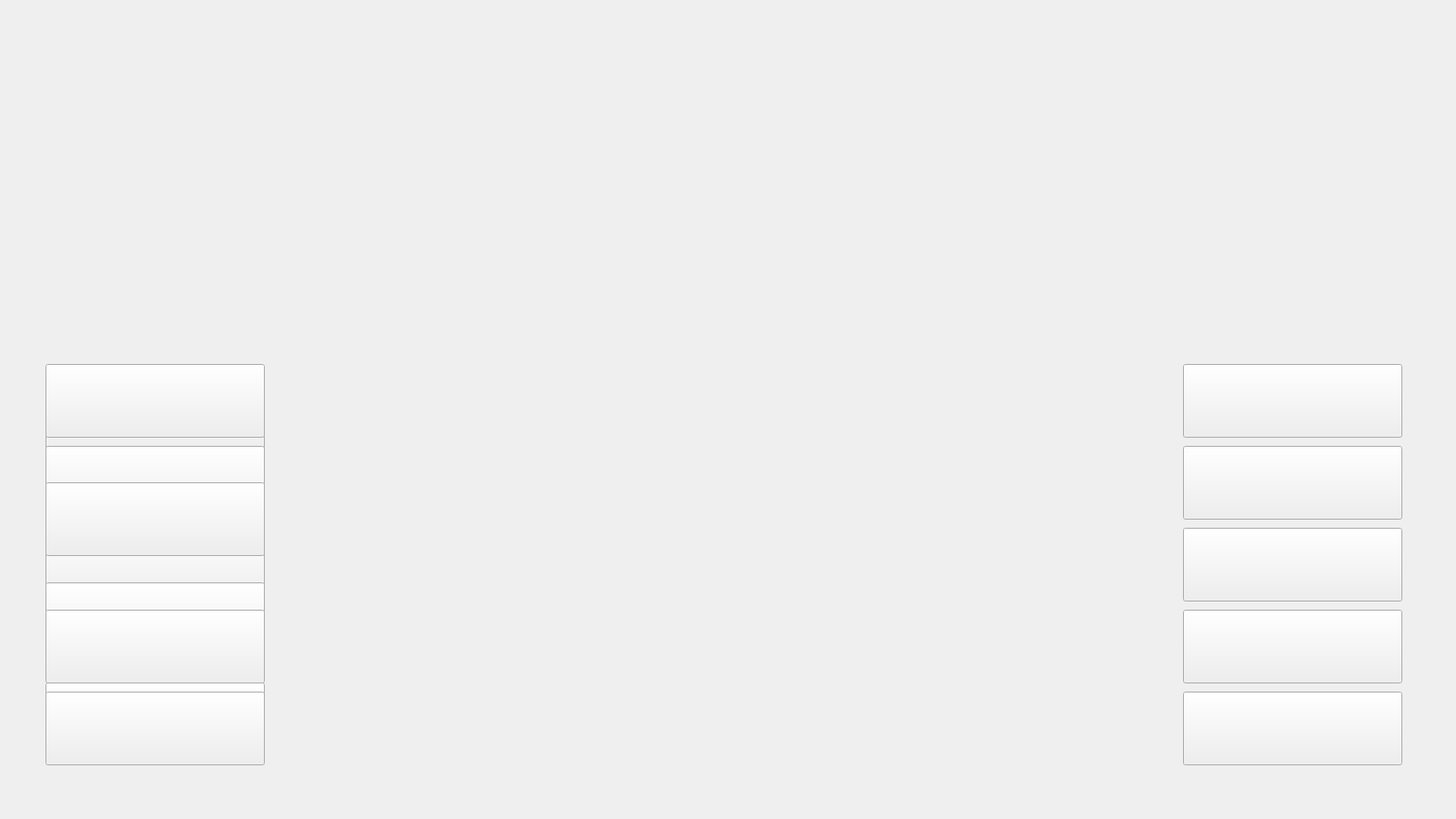
<?xml version="1.0" encoding="UTF-8"?>
<ui version="4.0">
 <class>MainWindowClass</class>
 <widget class="QMainWindow" name="MainWindowClass">
  <property name="geometry">
   <rect>
    <x>0</x>
    <y>0</y>
    <width>1600</width>
    <height>900</height>
   </rect>
  </property>
  <property name="windowTitle">
   <string>五子棋游戏</string>
  </property>
  <widget class="QWidget" name="centralWidget">
   <widget class="QPushButton" name="btn_retract">
    <property name="geometry">
     <rect>
      <x>50</x>
      <y>580</y>
      <width>241</width>
      <height>81</height>
     </rect>
    </property>
    <property name="font">
     <font>
      <family>微软雅黑</family>
      <pointsize>30</pointsize>
     </font>
    </property>
    <property name="styleSheet">
     <string notr="true">QPushButton{border-image: url(:/MainWindow/image/悔棋.png);}
QPushButton:hover{border-image: url(:/MainWindow/image/悔棋（带阴影）.png);}
QPushButton:pressed{border-image: url(:/MainWindow/image/悔棋.png);}</string>
    </property>
    <property name="text">
     <string/>
    </property>
   </widget>
   <widget class="QPushButton" name="btn_load">
    <property name="geometry">
     <rect>
      <x>50</x>
      <y>750</y>
      <width>241</width>
      <height>81</height>
     </rect>
    </property>
    <property name="font">
     <font>
      <family>微软雅黑</family>
      <pointsize>18</pointsize>
     </font>
    </property>
    <property name="styleSheet">
     <string notr="true">QPushButton{border-image: url(:/MainWindow/image/读取棋盘.png);}
QPushButton:hover{border-image: url(:/MainWindow/image/读取棋盘（带阴影）.png);}
QPushButton:pressed{border-image: url(:/MainWindow/image/读取棋盘.png);}</string>
    </property>
    <property name="text">
     <string/>
    </property>
   </widget>
   <widget class="QLabel" name="lbl_chessboard">
    <property name="geometry">
     <rect>
      <x>350</x>
      <y>0</y>
      <width>900</width>
      <height>900</height>
     </rect>
    </property>
    <property name="text">
     <string/>
    </property>
    <property name="pixmap">
     <pixmap>image/70透明度棋盘.png</pixmap>
    </property>
    <property name="scaledContents">
     <bool>true</bool>
    </property>
   </widget>
   <widget class="QPushButton" name="btn_online">
    <property name="geometry">
     <rect>
      <x>50</x>
      <y>640</y>
      <width>241</width>
      <height>81</height>
     </rect>
    </property>
    <property name="font">
     <font>
      <family>微软雅黑</family>
      <pointsize>18</pointsize>
     </font>
    </property>
    <property name="styleSheet">
     <string notr="true">QPushButton{border-image: url(:/MainWindow/image/联机对战.png);}
QPushButton:hover{border-image: url(:/MainWindow/image/联机对战（带阴影）.png);}
QPushButton:pressed{border-image: url(:/MainWindow/image/联机对战.png);}</string>
    </property>
    <property name="text">
     <string/>
    </property>
   </widget>
   <widget class="QLabel" name="lbl_background">
    <property name="geometry">
     <rect>
      <x>0</x>
      <y>0</y>
      <width>1600</width>
      <height>900</height>
     </rect>
    </property>
    <property name="text">
     <string/>
    </property>
    <property name="pixmap">
     <pixmap>image/背景图.jpg</pixmap>
    </property>
    <property name="scaledContents">
     <bool>true</bool>
    </property>
   </widget>
   <widget class="QPushButton" name="btn_save">
    <property name="geometry">
     <rect>
      <x>50</x>
      <y>760</y>
      <width>241</width>
      <height>81</height>
     </rect>
    </property>
    <property name="font">
     <font>
      <family>微软雅黑</family>
      <pointsize>30</pointsize>
     </font>
    </property>
    <property name="styleSheet">
     <string notr="true">QPushButton{border-image: url(:/MainWindow/image/保存棋盘.png);}
QPushButton:hover{border-image: url(:/MainWindow/image/保存棋盘（带阴影）.png);}
QPushButton:pressed{border-image: url(:/MainWindow/image/保存棋盘.png);}</string>
    </property>
    <property name="text">
     <string/>
    </property>
   </widget>
   <widget class="QPushButton" name="btn_pve">
    <property name="geometry">
     <rect>
      <x>50</x>
      <y>420</y>
      <width>241</width>
      <height>81</height>
     </rect>
    </property>
    <property name="font">
     <font>
      <family>微软雅黑</family>
      <pointsize>30</pointsize>
     </font>
    </property>
    <property name="styleSheet">
     <string notr="true">QPushButton{border-image: url(:/MainWindow/image/人机对战.png);}
QPushButton:hover{border-image: url(:/MainWindow/image/人机对战（带阴影）.png);}
QPushButton:pressed{border-image: url(:/MainWindow/image/人机对战.png);}</string>
    </property>
    <property name="text">
     <string/>
    </property>
   </widget>
   <widget class="QPushButton" name="btn_ranking">
    <property name="geometry">
     <rect>
      <x>1300</x>
      <y>400</y>
      <width>241</width>
      <height>81</height>
     </rect>
    </property>
    <property name="font">
     <font>
      <family>微软雅黑</family>
      <pointsize>30</pointsize>
     </font>
    </property>
    <property name="styleSheet">
     <string notr="true">QPushButton{border-image: url(:/MainWindow/image/排行榜.png);}
QPushButton:hover{border-image: url(:/MainWindow/image/排行榜（带阴影）.png);}
QPushButton:pressed{border-image: url(:/MainWindow/image/排行榜.png);}</string>
    </property>
    <property name="text">
     <string/>
    </property>
   </widget>
   <widget class="QPushButton" name="btn_rules">
    <property name="geometry">
     <rect>
      <x>1300</x>
      <y>580</y>
      <width>241</width>
      <height>81</height>
     </rect>
    </property>
    <property name="font">
     <font>
      <family>微软雅黑</family>
      <pointsize>30</pointsize>
     </font>
    </property>
    <property name="styleSheet">
     <string notr="true">QPushButton{border-image: url(:/MainWindow/image/游戏规则.png);}
QPushButton:hover{border-image: url(:/MainWindow/image/游戏规则（带阴影）.png);}
QPushButton:pressed{border-image: url(:/MainWindow/image/游戏规则.png);}</string>
    </property>
    <property name="text">
     <string/>
    </property>
   </widget>
   <widget class="QPushButton" name="btn_exit">
    <property name="geometry">
     <rect>
      <x>1300</x>
      <y>760</y>
      <width>241</width>
      <height>81</height>
     </rect>
    </property>
    <property name="font">
     <font>
      <family>微软雅黑</family>
      <pointsize>30</pointsize>
     </font>
    </property>
    <property name="styleSheet">
     <string notr="true">QPushButton{border-image: url(:/MainWindow/image/退出.png);}
QPushButton:hover{border-image: url(:/MainWindow/image/退出（带阴影）.png);}
QPushButton:pressed{border-image: url(:/MainWindow/image/退出.png);}</string>
    </property>
    <property name="text">
     <string/>
    </property>
   </widget>
   <widget class="QPushButton" name="btn_prompt">
    <property name="geometry">
     <rect>
      <x>50</x>
      <y>490</y>
      <width>241</width>
      <height>81</height>
     </rect>
    </property>
    <property name="font">
     <font>
      <family>微软雅黑</family>
      <pointsize>30</pointsize>
     </font>
    </property>
    <property name="styleSheet">
     <string notr="true">QPushButton{border-image: url(:/MainWindow/image/提示.png);}
QPushButton:hover{border-image: url(:/MainWindow/image/提示（带阴影）.png);}
QPushButton:pressed{border-image: url(:/MainWindow/image/提示.png);}</string>
    </property>
    <property name="text">
     <string/>
    </property>
   </widget>
   <widget class="QPushButton" name="btn_giveUp">
    <property name="geometry">
     <rect>
      <x>50</x>
      <y>670</y>
      <width>241</width>
      <height>81</height>
     </rect>
    </property>
    <property name="font">
     <font>
      <family>微软雅黑</family>
      <pointsize>30</pointsize>
     </font>
    </property>
    <property name="styleSheet">
     <string notr="true">QPushButton{border-image: url(:/MainWindow/image/认输.png);}
QPushButton:hover{border-image: url(:/MainWindow/image/认输（带阴影）.png);}
QPushButton:pressed{border-image: url(:/MainWindow/image/认输.png);}</string>
    </property>
    <property name="text">
     <string/>
    </property>
   </widget>
   <widget class="QPushButton" name="btn_restart">
    <property name="geometry">
     <rect>
      <x>50</x>
      <y>400</y>
      <width>241</width>
      <height>81</height>
     </rect>
    </property>
    <property name="font">
     <font>
      <family>微软雅黑</family>
      <pointsize>30</pointsize>
     </font>
    </property>
    <property name="styleSheet">
     <string notr="true">QPushButton{border-image: url(:/MainWindow/image/重新开始.png);}
QPushButton:hover{border-image: url(:/MainWindow/image/重新开始（带阴影）.png);}
QPushButton:pressed{border-image: url(:/MainWindow/image/重新开始.png);}</string>
    </property>
    <property name="text">
     <string/>
    </property>
   </widget>
   <widget class="QPushButton" name="btn_team">
    <property name="geometry">
     <rect>
      <x>1300</x>
      <y>490</y>
      <width>241</width>
      <height>81</height>
     </rect>
    </property>
    <property name="font">
     <font>
      <family>微软雅黑</family>
      <pointsize>30</pointsize>
     </font>
    </property>
    <property name="styleSheet">
     <string notr="true">QPushButton{border-image: url(:/MainWindow/image/制作团队.png);}
QPushButton:hover{border-image: url(:/MainWindow/image/制作团队（带阴影）.png);}
QPushButton:pressed{border-image: url(:/MainWindow/image/制作团队.png);}</string>
    </property>
    <property name="text">
     <string/>
    </property>
   </widget>
   <widget class="QPushButton" name="btn_return">
    <property name="geometry">
     <rect>
      <x>1300</x>
      <y>670</y>
      <width>241</width>
      <height>81</height>
     </rect>
    </property>
    <property name="font">
     <font>
      <family>微软雅黑</family>
      <pointsize>30</pointsize>
     </font>
    </property>
    <property name="styleSheet">
     <string notr="true">QPushButton{border-image: url(:/MainWindow/image/返回.png);}
QPushButton:hover{border-image: url(:/MainWindow/image/返回（带阴影）.png);}
QPushButton:pressed{border-image: url(:/MainWindow/image/返回.png);}</string>
    </property>
    <property name="text">
     <string/>
    </property>
   </widget>
   <widget class="QPushButton" name="btn_pvp">
    <property name="geometry">
     <rect>
      <x>50</x>
      <y>530</y>
      <width>241</width>
      <height>81</height>
     </rect>
    </property>
    <property name="font">
     <font>
      <family>微软雅黑</family>
      <pointsize>30</pointsize>
     </font>
    </property>
    <property name="styleSheet">
     <string notr="true">QPushButton{border-image: url(:/MainWindow/image/开始游戏.png);}
QPushButton:hover{border-image: url(:/MainWindow/image/开始游戏（带阴影）.png);}
QPushButton:pressed{border-image: url(:/MainWindow/image/开始游戏.png);}</string>
    </property>
    <property name="text">
     <string/>
    </property>
   </widget>
   <zorder>lbl_background</zorder>
   <zorder>lbl_chessboard</zorder>
   <zorder>btn_retract</zorder>
   <zorder>btn_load</zorder>
   <zorder>btn_online</zorder>
   <zorder>btn_save</zorder>
   <zorder>btn_pve</zorder>
   <zorder>btn_ranking</zorder>
   <zorder>btn_rules</zorder>
   <zorder>btn_exit</zorder>
   <zorder>btn_prompt</zorder>
   <zorder>btn_giveUp</zorder>
   <zorder>btn_restart</zorder>
   <zorder>btn_team</zorder>
   <zorder>btn_return</zorder>
   <zorder>btn_pvp</zorder>
  </widget>
 </widget>
 <layoutdefault spacing="6" margin="11"/>
 <resources>
  <include location="MainWindow.qrc"/>
 </resources>
 <connections>
  <connection>
   <sender>btn_retract</sender>
   <signal>clicked()</signal>
   <receiver>MainWindowClass</receiver>
   <slot>buttonClicked()</slot>
   <hints>
    <hint type="sourcelabel">
     <x>289</x>
     <y>105</y>
    </hint>
    <hint type="destinationlabel">
     <x>409</x>
     <y>111</y>
    </hint>
   </hints>
  </connection>
 </connections>
 <slots>
  <slot>buttonClicked()</slot>
 </slots>
</ui>
